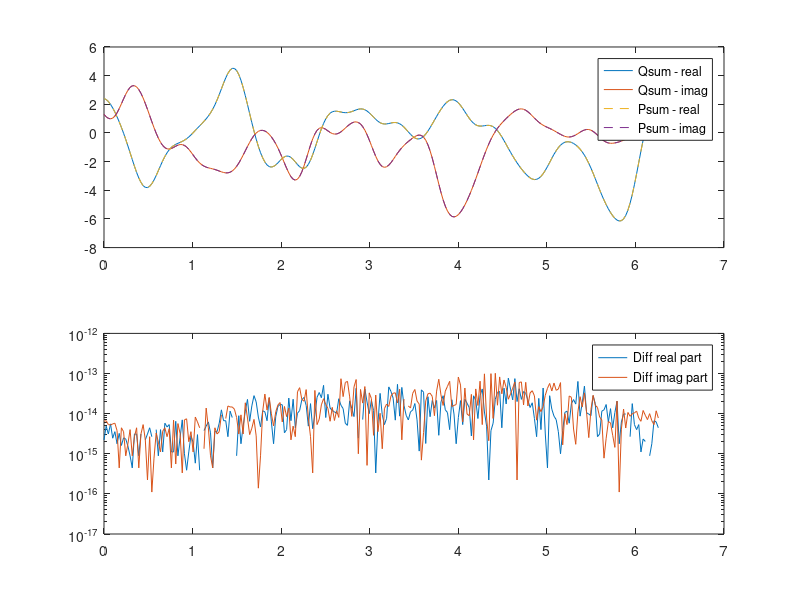

The MATLAB source for this figure:
%Given c-coeffs for regular Fourier basis, want to determine b-coeffs, plus a0 and a1. 
%Reg sum is 
%sum from -(N+1) to (N+1) c_k exp(ikx)
%Modified basis is
%a0+a1*sin(x-a)+sum from -N to N b_k exp(ikx) sin((x-a)/2).^2

N=128; 
a=pi/11; 
%%Shift in basis. 
w=exp(1i*a);
winv=exp(-1i*a);

kvec_c=-(N+1):(N+1);
%k incdecies for c-coeffs
kvec_b=-N:N;
%k incdecies for b-coeffs



Np=256; 
xv=(0:Np-1)/Np*2*pi; 
c_coeffs=(rand(size(kvec_c))-0.5)*2+1i*(rand(size(kvec_c))-0.5)*2;
c_coeffs=c_coeffs.*exp(-0.01*kvec_c.^2);
%c_coeffs=zeros(size(kvec_c)); 
%c_coeffs(N+2)=1; 
%c_coeffs(N)=1; 

Qsum=zeros(size(xv)); 
for l=1:length(kvec_c)
    Qsum=Qsum+c_coeffs(l)*exp(1i*kvec_c(l)*xv); 
end;

b_coeffs=zeros(size(kvec_b)); 
indB=2*N+1; 
indC=2*N+3; 
%b_N:
b_coeffs(indB)=-4*w*c_coeffs(indC); 
%b_{N-1}
b_coeffs(indB-1)=4*w*(0.5*b_coeffs(indB)-c_coeffs(indC-1));

cind=indC-2; 
%Set b_{N-2} down to b_1
for kind=indB-2:-1:N+2
    b_coeffs(kind)=4*w*(0.5*b_coeffs(kind+1)-0.25*w*b_coeffs(kind+2)-c_coeffs(cind));
    cind=cind-1; 
end;

%b_{-N}:
b_coeffs(1)=-4*winv*c_coeffs(1); 
%b_{-N+1}
b_coeffs(2)=4*winv*(0.5*b_coeffs(1)-c_coeffs(2));
cind=3; 
%Set b_{-N+2} up to b_{-1}
for kind=3:N
    b_coeffs(kind)=4*winv*(0.5*b_coeffs(kind-1)-0.25*winv*b_coeffs(kind-2)-c_coeffs(cind));
    cind=cind+1; 
end;

%d1=-0.5*b_1+0.25*w*b_2+c_1
d1=-0.5*b_coeffs(N+2)+0.25*w*b_coeffs(N+3)+c_coeffs(N+3); 
%d2=0.25*winv*b_{-1}+0.25*w*b_1+c_0
d2=0.25*winv*b_coeffs(N)+0.25*w*b_coeffs(N+2)+c_coeffs(N+2); 
%d3=-0.25*b_{-1}+0.25*winv*b_{-2}+c_{-1}
d3=-0.5*b_coeffs(N)+0.25*winv*b_coeffs(N-1)+c_coeffs(N+1); 

%b_0
b_coeffs(N+1)=-2*(w*d1+winv*d3);
%a_1
a1=1i*(w*d1-winv*d3); 
%a_0=d_2-0.5*b_0
a0=d2-0.5*b_coeffs(N+1);


%%Now, add up to Psum
Psum=a0*ones(size(xv))+a1*sin(xv-a);
for l=1:length(kvec_b)
    Psum=Psum+b_coeffs(l)*exp(1i*kvec_b(l)*xv).*sin((xv-a)/2).^2; 
end;


clf;
subplot(211)
plot(xv,real(Qsum)); 
hold on; 
plot(xv,imag(Qsum)); 
plot(xv,real(Psum),'--'); 
plot(xv,imag(Psum),'--'); 
legend('Qsum - real','Qsum - imag','Psum - real','Psum - imag'); 

subplot(212)
semilogy(xv,abs(real(Qsum-Psum))); 
hold on; 
semilogy(xv,abs(imag(Qsum-Psum))); 
legend('Diff real part','Diff imag part'); 
